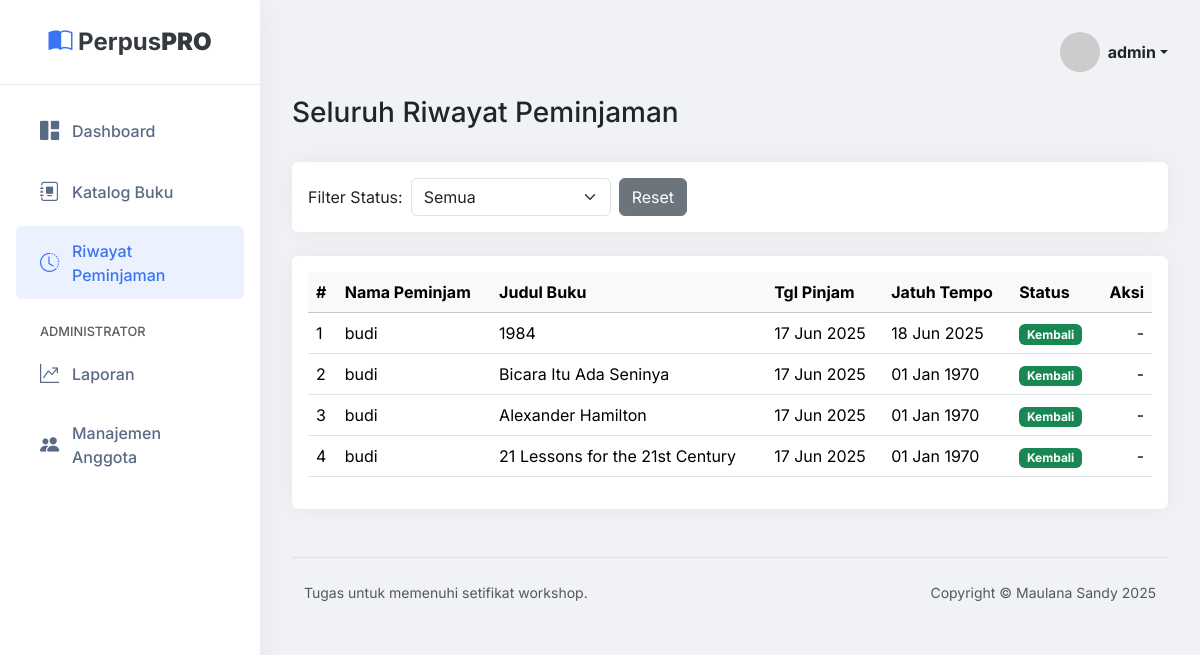
The app's page /peminjaman/riwayat.php (signed in) with its own data.
### tables this page shows
CREATE TABLE `peminjaman` (
  `id` int(11) NOT NULL,
  `id_buku` int(11) NOT NULL,
  `id_user` int(11) NOT NULL,
  `tanggal_pinjam` date NOT NULL,
  `tanggal_jatuh_tempo` date DEFAULT NULL,
  `tanggal_kembali` date DEFAULT NULL,
  `status` enum('dipinjam','kembali') NOT NULL,
  `denda` int(11) NOT NULL DEFAULT 0
);

CREATE TABLE `users` (
  `id` int(11) NOT NULL,
  `username` varchar(100) NOT NULL,
  `password` varchar(255) NOT NULL,
  `nama_lengkap` varchar(255) DEFAULT NULL,
  `alamat` text DEFAULT NULL,
  `no_telepon` varchar(20) DEFAULT NULL,
  `role` enum('admin','anggota') NOT NULL DEFAULT 'anggota',
  `created_at` timestamp NOT NULL DEFAULT current_timestamp()
);

CREATE TABLE `buku` (
  `id` int(11) NOT NULL,
  `judul` varchar(255) NOT NULL,
  `penulis` varchar(150) NOT NULL,
  `penerbit` varchar(150) DEFAULT NULL,
  `tahun_terbit` year(4) DEFAULT NULL,
  `stok` int(11) NOT NULL DEFAULT 0,
  `cover` varchar(255) DEFAULT NULL COMMENT 'Nama file gambar cover',
  `sinopsis` text DEFAULT NULL
);

### config/database.php (called while the page is built, shortened)
<?php
$main_url = 'http://localhost/perpustakaan/';
?>

### peminjaman/riwayat.php (the view, shortened to what this page needs)
<?php
require_once '../templates/header.php';
$role = $_SESSION['role'];
$sql = "SELECT p.id, p.id_user, u.username, b.judul, p.tanggal_pinjam, p.tanggal_jatuh_tempo, p.tanggal_kembali, p.status, p.denda
        FROM peminjaman p
        JOIN users u ON p.id_user = u.id
        JOIN buku b ON p.id_buku = b.id";
$sql .= " ORDER BY p.tanggal_pinjam DESC, p.id DESC";
$stmt = mysqli_prepare($koneksi, $sql);
mysqli_stmt_execute($stmt);
$result = mysqli_stmt_get_result($stmt);
$judul_halaman = ($role === 'admin') ? 'Seluruh Riwayat Peminjaman' : 'Riwayat Peminjaman Saya';
?>
<div class="d-flex justify-content-between align-items-center mb-4">
    <h1 class="h3"><?php echo $judul_halaman; ?></h1>
</div>
<?php if ($role === 'admin'): ?>
<div class="card mb-4">
    <div class="card-body">
        <form action="" method="get" class="d-flex align-items-center">
            <label for="status" class="form-label me-2 mb-0">Filter Status:</label>
            <select name="status" id="status" class="form-select me-2" style="width: 200px;" onchange="this.form.submit()">
                <option value="">Semua</option>
            </select>
            <a href="<?php echo $main_url; ?>peminjaman/riwayat.php" class="btn btn-secondary">Reset</a>
        </form>
    </div>
</div>
<?php endif; ?>
<div class="card">
    <div class="card-body">
        <div class="table-responsive">
            <table class="table table-hover align-middle">
                <thead class="table-light">
                    <tr>
                        <th>#</th>
                        <?php if ($role === 'admin'): ?><th>Nama Peminjam</th><?php endif; ?>
                        <th>Judul Buku</th>
                        <th>Tgl Pinjam</th>
                        <th>Jatuh Tempo</th>
                        <th>Status</th>
                        <th class="text-end">Aksi</th>
                    </tr>
                </thead>
                <tbody>
                    <?php if (mysqli_num_rows($result) > 0): $no = 1; ?>
                        <?php while($pinjam = mysqli_fetch_assoc($result)): ?>
                        <tr>
                            <td><?php echo $no++; ?></td>
                            <?php if ($role === 'admin'): ?><td><?php echo htmlspecialchars($pinjam['username']); ?></td><?php endif; ?>
                            <td><?php echo htmlspecialchars($pinjam['judul']); ?></td>
                            <td><?php echo date('d M Y', strtotime($pinjam['tanggal_pinjam'])); ?></td>
                            <td><?php echo date('d M Y', strtotime($pinjam['tanggal_jatuh_tempo'])); ?></td>
                            <td>
                                <?php if ($pinjam['status'] == 'dipinjam'): ?>
                                    <span class="badge bg-warning text-dark">Dipinjam</span>
                                <?php else: ?>
                                    <span class="badge bg-success">Kembali</span>
                                <?php endif; ?>
                            </td>
                            <td class="text-end">
                                <?php if ($pinjam['status'] == 'dipinjam' && $_SESSION['user_id'] == $pinjam['id_user']): ?>
                                    <a href="<?php echo $main_url; ?>peminjaman/kembalikan_proses.php?id=<?php echo $pinjam['id']; ?>" class="btn btn-primary btn-sm" onclick="return confirm('Anda yakin ingin mengembalikan buku ini?')">Kembalikan</a>
                                <?php else: ?>
                                    -
                                <?php endif; ?>
                            </td>
                        </tr>
                        <?php endwhile; ?>
                    <?php endif; ?>
                </tbody>
            </table>
        </div>
    </div>
</div>
<?php require_once '../templates/footer.php'; ?>

### templates/header.php (style rules this page uses)
:root { --bs-primary-rgb: 58, 117, 241; --bs-body-font-family: 'Inter', sans-serif; }
body { background-color: #f0f2f5; }
.card { border: none; box-shadow: 0 0 25px rgba(0,0,0,0.05); }

### records on screen
peminjaman: id_user.username "budi", id_buku.judul "1984", tanggal_pinjam "17 Jun 2025", tanggal_jatuh_tempo "18 Jun 2025", status "Kembali"
peminjaman: id_user.username "budi", id_buku.judul "Bicara Itu Ada Seninya", tanggal_pinjam "17 Jun 2025", tanggal_jatuh_tempo "01 Jan 1970", status "Kembali"
peminjaman: id_user.username "budi", id_buku.judul "Alexander Hamilton", tanggal_pinjam "17 Jun 2025", tanggal_jatuh_tempo "01 Jan 1970", status "Kembali"
peminjaman: id_user.username "budi", id_buku.judul "21 Lessons for the 21st Century", tanggal_pinjam "17 Jun 2025", tanggal_jatuh_tempo "01 Jan 1970", status "Kembali"

### other values on screen
$username "admin"
$judul_halaman "Seluruh Riwayat Peminjaman"
